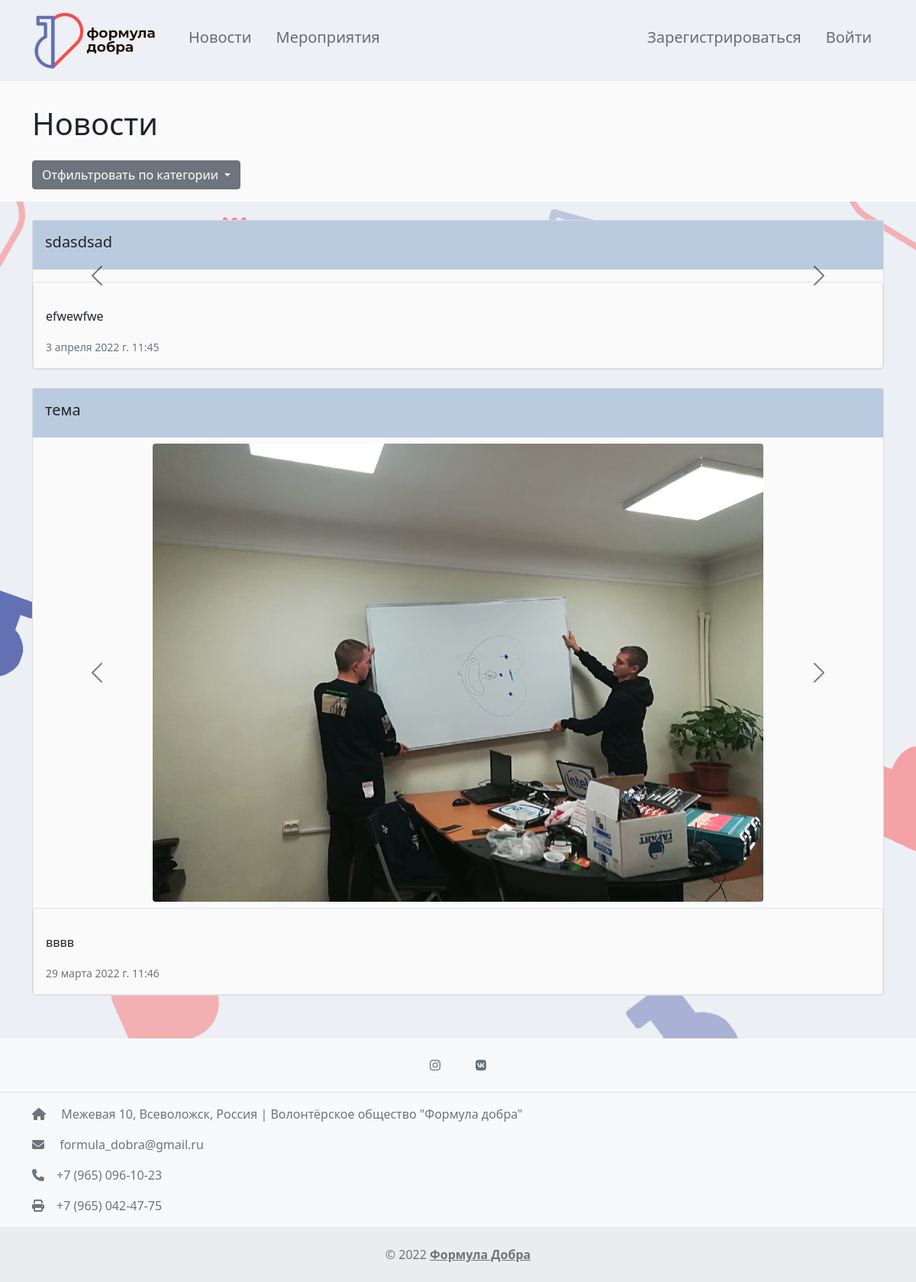
Page /news/ on the committed database.
### news/models.py (models this page shows, shortened)
class News(models.Model):
    title = models.CharField(max_length=150, verbose_name='Наименование')
    content = models.TextField(blank=True, verbose_name='Контент')
    created_at = models.DateTimeField(auto_now_add=True, verbose_name='Опубликовано')
    updated_at = models.DateTimeField(auto_now=True, verbose_name='Обновлено')
    photo1 = models.ImageField(upload_to='photos/news/%Y/%m/%d', blank=True, verbose_name='Фото1')
    photo2 = models.ImageField(upload_to='photos/news/%Y/%m/%d', blank=True, verbose_name='Фото2')
    photo3 = models.ImageField(upload_to='photos/news/%Y/%m/%d', blank=True,verbose_name='Фото3')
    is_published = models.BooleanField(default=True, verbose_name='Опубликовано?')
    category = models.ForeignKey('Category', on_delete=models.PROTECT, null=True, verbose_name='Категория')
    class Meta:
        verbose_name = 'Новость'
        verbose_name_plural = 'Новости'
        ordering = ['-created_at']

### news/views.py (the view)
# urls.py: path('news/', news_page, name='news'),
def news_page(request):
    news = News.objects.all()
    categories = Category.objects.all()
    return render(request, 'news/news.html', {'news': news, 'category': categories})

### templates/news/news.html (shortened to what this page needs)
{% extends 'base.html' %}
{% block content %}
    <div class="p-3"   style="background-color: #fafafa;" >
        <div class="container  mb-4 mt-3"  >
                <H1 >Новости</H1>
        </div>
                <div class="dropdown container d-grid gap-2 d-md-block " >
                  <button class="btn btn-secondary dropdown-toggle" type="button" id="dropdownMenuButton1" data-bs-toggle="dropdown" aria-expanded="false">
                    Отфильтровать по категории
                  </button>
                </div>
    </div>
    <div class=" container " >
    {% for item in news %}
        {% if item.is_published %}
        <div class="card mb-3 my-4  " style="background-color: #fafafa;">
        <div class="card-body mb-2" style="background-color: #bbcbdf;">
        <h5 class="card-title ">{{ item.title }}</h5>
        </div>
        <div id="carouselExampleDark{{item.id}}" class="carousel carousel-dark slide mb-2 " data-bs-ride="carousel">
          <div class="carousel-inner">
              {% if item.photo1 %}
            <div class="carousel-item active" data-bs-interval="10000">
              <img src="{{ item.photo1.url }}" class="img-fluid rounded mx-auto d-block mx-5" alt="" width="800ph" >
            </div>
              {% endif %}
          </div>
          <button class="carousel-control-prev" type="button" data-bs-target="#carouselExampleDark{{item.id}}" data-bs-slide="prev">
            <span class="carousel-control-prev-icon" aria-hidden="true"></span>
          </button>
          <button class="carousel-control-next" type="button"  data-bs-target="#carouselExampleDark{{item.id}}" data-bs-slide="next">
            <span class="carousel-control-next-icon" aria-hidden="true"></span>
          </button>
        </div>
          <div class="card-body border rounded">
              {% autoescape off %}
            <p class="card-text">{{ item.content|safe}}</p>
              {% endautoescape %}
            <p class="card-text"><small class="text-muted">{{ item.created_at }}</small></p>
          </div>
        </div>
        {% endif %}
    {% endfor %}
    </div>
{% endblock %}

### rows in the picture
News: title "sdasdsad", is_published True (drawn), content "efwewfwe", created_at "3 апреля 2022 г. 11:45"
News: title "тема", photo1 (picture), is_published True (drawn), content "вввв", created_at "29 марта 2022 г. 11:46"
